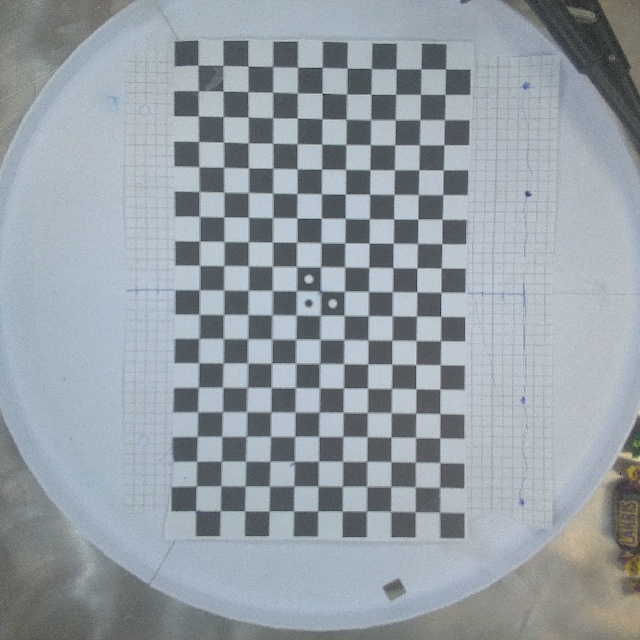
#> input picture Calibration/Camera_calibration/calibration_images/chessboard_frame.jpg, 640 x 640 px, found by its file name
$ python Compute_homography.py
#> lines starting #> are read from the running program, lines starting #| are printed output that depends on the picture; after the words box and inside, x2 and y2 are one past the last pixel; in counts of white or black regions, pixels touching at a corner belong together
import cv2
import numpy as np

# Parameters
pattern_size = (11, 19)   # 19 inner columns, 11 inner rows
square_size = 11.95       # mm per square

camera_cal = np.load("camera_calibration.npz")
#> (reads camera_calibration.npz from the repository)
mtx = camera_cal['camera_matrix']
dist = camera_cal['dist_coeffs']

# Load image
img = cv2.imread("test_scripts/Camera_calibration/calibration_images/chessboard_frame.jpg")
#> img is the input picture: shape (640, 640, 3); mean B, G, R 164.7, 157.9, 149.1
if img is None:
    print("❌ Image not loaded. Check the file path.")
    exit()

# ✅ UNDISTORT the image
undistorted = cv2.undistort(img, mtx, dist)
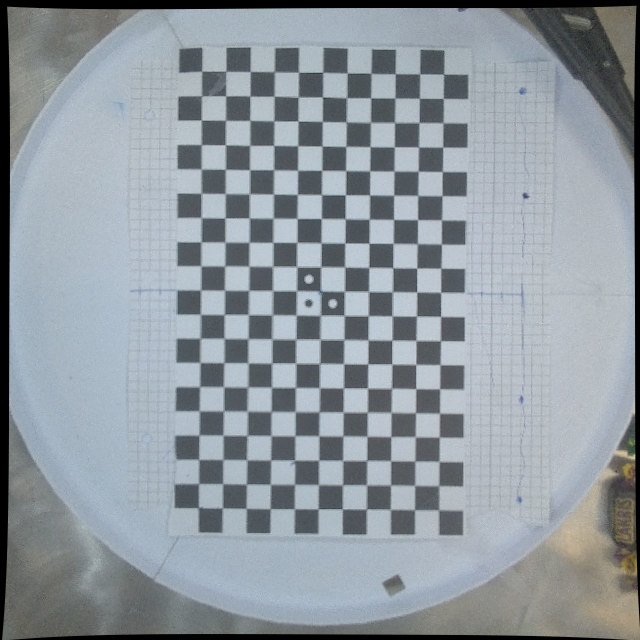
#> undistorted: shape (640, 640, 3); mean B, G, R 157.7, 151.2, 142.9

# Convert to grayscale
gray = cv2.cvtColor(undistorted, cv2.COLOR_BGR2GRAY)

# Find chessboard corners
ret, corners = cv2.findChessboardCorners(gray, pattern_size)
#> ret = True; corners = 209 rows, first 8: [201.6, 71.21], [226, 71.11], [250.4, 71.57], [274.3, 71.46], [298.7, 72.3], [322.7, 72.25], [347.4, 72.96], [370.7, 73.4]

if not ret:
    print("❌ Could not find chessboard corners.")
    exit()

# Refine corner positions
criteria = (cv2.TERM_CRITERIA_EPS + cv2.TERM_CRITERIA_MAX_ITER, 30, 0.001)
corners = cv2.cornerSubPix(gray, corners, (11, 11), (-1, -1), criteria)
#> corners = 209 rows, first 8: [201.7, 71.22], [225.9, 71.28], [250.3, 71.53], [274.3, 71.75], [298.5, 72.27], [322.8, 72.2], [347.2, 73.02], [371, 73.27]

# Draw detected corners
cv2.drawChessboardCorners(img, pattern_size, corners, ret)
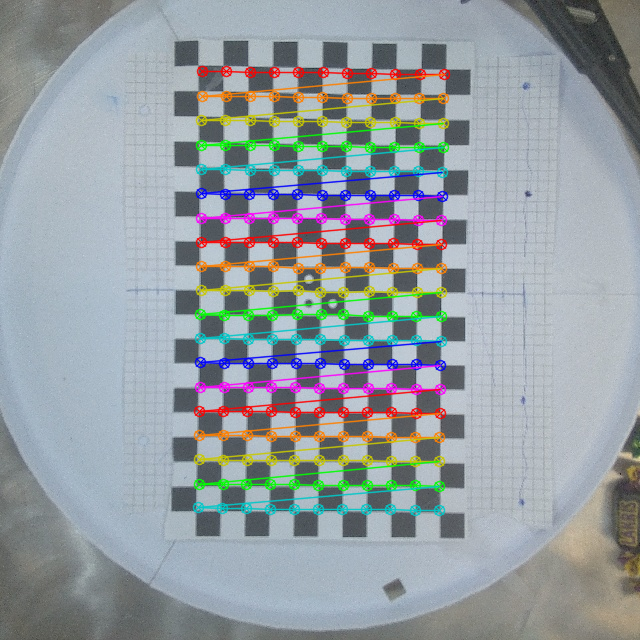
#> img: shape (640, 640, 3); 10.13% of pixels changed, all inside (x1, y1, x2, y2) = (192, 65, 451, 517)
cv2.imshow("Detected Corners", img)
cv2.waitKey(0)
cv2.destroyAllWindows()

# Generate world coordinates
board_width = pattern_size[0] * square_size
board_height = pattern_size[1] * square_size

object_points = np.array([
    [-(y * square_size - board_height / 2),  # X axis: upward in image
     x * square_size - board_width / 2]     # Y axis: rightward in image
    for y in range(pattern_size[1])
    for x in range(pattern_size[0])
], dtype=np.float32)


# Compute homography
H, status = cv2.findHomography(corners, object_points)
#> H = [[0.00479, -0.492, 147.5], [0.495, 0.00507, -165.9], [-4.44e-06, -1.1e-05, 1]]; status = 209 values from 1 to 1
print("✅ Homography matrix H:\n", H)
#| ✅ Homography matrix H:
#|  [[ 4.79264729e-03 -4.91532040e-01  1.47537525e+02]
#|  [ 4.94502778e-01  5.07115235e-03 -1.65933439e+02]
#|  [-4.44298643e-06 -1.10267475e-05  1.00000000e+00]]

np.save("homography_camera.npy", H)
# Load it later:
# H = np.load("homography_matrix.npy")


# TESTING

def pixel_to_world(u, v, H):
#> called with u = 600, v = 320, H = array of shape (3, 3)
    pt = np.array([[[u, v]]], dtype=np.float32)
    world_pt = cv2.perspectiveTransform(pt, H)
#> world_pt = [[-6.92, 133.2]]
    return world_pt[0][0]  # (x_mm, y_mm)


x_pixel, y_pixel = 600, 320  # From YOLO box center
x_mm, y_mm = pixel_to_world(x_pixel, y_pixel, H)
#> x_mm = -6.92; y_mm = 133.2
print(f"Real-world coords: X = {x_mm:.2f} mm, Y = {y_mm:.2f} mm")
#| Real-world coords: X = -6.92 mm, Y = 133.22 mm
